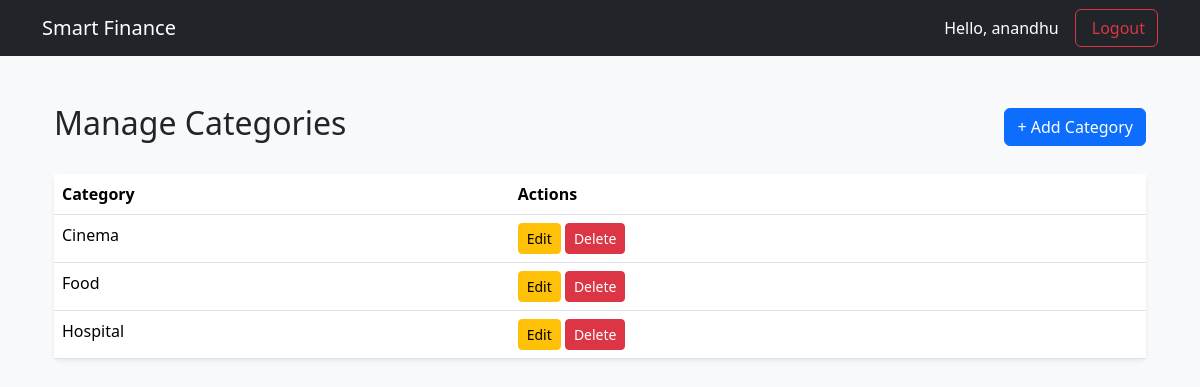
Page /categories/ (signed in) on the committed database.
### budget/models.py (models this page shows, shortened)
class Category(models.Model):
    user = models.ForeignKey(settings.AUTH_USER_MODEL,on_delete=models.CASCADE,related_name="categories",)
    name = models.CharField(max_length=100)
    spending_limit = models.DecimalField(max_digits=12,decimal_places=2,null=True,blank=True,)
    class Meta:
        constraints = [models.UniqueConstraint(fields=["user", "name"],name="unique_category_per_user",)]

### budget/views.py (the view)
# urls.py: path("categories/", views.category_list, name="category_list"),
@login_required
def category_list(request):
    categories = Category.objects.filter(
        user=request.user
    ).order_by("name")
    return render(
        request,
        "finance/category_list.html",
        {"categories": categories},
    )

### budget/templates/finance/category_list.html (shortened to what this page needs)
{% extends "finance/base.html" %}
{% block content %}
<div class="container py-4">
    <div class="d-flex justify-content-between align-items-center mb-4">
        <h2>Manage Categories</h2>
        <a href="{% url 'add_category' %}"
           class="btn btn-primary">
            + Add Category
        </a>
    </div>
    <div class="card shadow-sm border-0">
        <div class="table-responsive">
            <table class="table table-hover mb-0">
                <thead>
                    <tr>
                        <th>Category</th>
                        <th>Actions</th>
                    </tr>
                </thead>
                <tbody>
                    {% for category in categories %}
                    <tr>
                        <td>{{ category.name }}</td>
                        <td>
                            <a href="{% url 'edit_category' category.pk %}"
                               class="btn btn-sm btn-warning">
                                Edit
                            </a>
                            <a href="{% url 'delete_category' category.pk %}"
                               class="btn btn-sm btn-danger">
                                Delete
                            </a>
                        </td>
                    </tr>
                    {% empty %}
                    <tr>
                        <td colspan="3" class="text-center py-4">
                            No categories yet. Add your first category.
                        </td>
                    </tr>
                    {% endfor %}
                </tbody>
            </table>
        </div>
    </div>
</div>
{% endblock %}

### budget/templates/finance/base.html (shortened to what this page needs)
<!DOCTYPE html>
<html lang="en">
<head>
    <link
        href="https://cdn.jsdelivr.net/npm/bootstrap@5.3.3/dist/css/bootstrap.min.css"
        rel="stylesheet"
    >
</head>
<body class="bg-light">
<nav class="navbar navbar-expand-lg navbar-dark bg-dark">
    <div class="container">
        <a class="navbar-brand" href="{% url 'dashboard' %}">
            Smart Finance
        </a>
        <div class="d-flex align-items-center gap-3">
            {% if user.is_authenticated %}
                <span class="text-white">
                    Hello, {{ user.username }}
                </span>
                <form method="post" action="{% url 'logout' %}">
                <button type="button"
                        class="btn btn-outline-danger"
                        data-bs-toggle="modal"
                        data-bs-target="#logoutModal">
                    Logout
                </button>
                </form>
            {% endif %}
        </div>
    </div>
</nav>
<main class="container py-4">
    {% block content %}
    {% endblock %}
</main>
</body>
</html>

### rows in the picture
Category: name "Cinema"
Category: name "Food"
Category: name "Hospital"

### other values in the picture
{{ user.username }} "anandhu"
